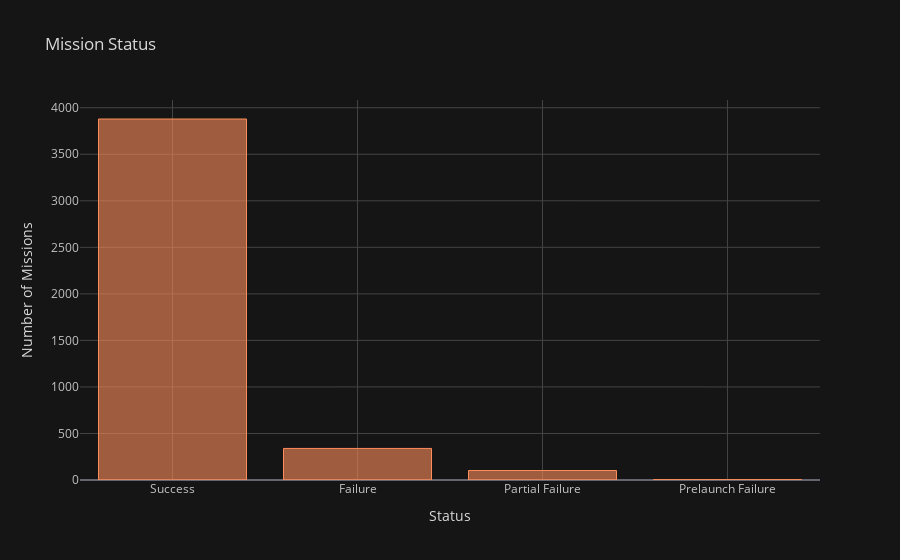

Notebook cell for this chart:
### Code cell
msn_succ.iplot(kind="bar",
               title="Mission Status",
               xTitle="Status",
               theme="solar",
               colorscale='rdylbu',
               yTitle="Number of Missions")

### Figure 1 — Plotly figure (JSON) as saved in the notebook; plotly's stock layout.template omitted (floating-point values rounded to 4 significant figures)
{"data": [{"marker": {"color": "rgba(252, 141, 89, 0.6)", "line": {"color": "rgba(252, 141, 89, 1.0)", "width": 1}}, "name": "Mission_Status", "orientation": "v", "text": "", "type": "bar", "x": ["Success", "Failure", "Partial Failure", "Prelaunch Failure"], "y": [3879, 339, 102, 4]}], "layout": {"legend": {"bgcolor": "#151516", "font": {"color": "#D9D9D9"}}, "paper_bgcolor": "#151516", "plot_bgcolor": "#151516", "title": {"font": {"color": "#D9D9D9"}, "text": "Mission Status"}, "xaxis": {"gridcolor": "#434343", "showgrid": true, "tickfont": {"color": "#C2C2C2"}, "title": {"font": {"color": "#D9D9D9"}, "text": "Status"}, "zerolinecolor": "#666570"}, "yaxis": {"gridcolor": "#434343", "showgrid": true, "tickfont": {"color": "#C2C2C2"}, "title": {"font": {"color": "#D9D9D9"}, "text": "Number of Missions"}, "zerolinecolor": "#666570"}}}
